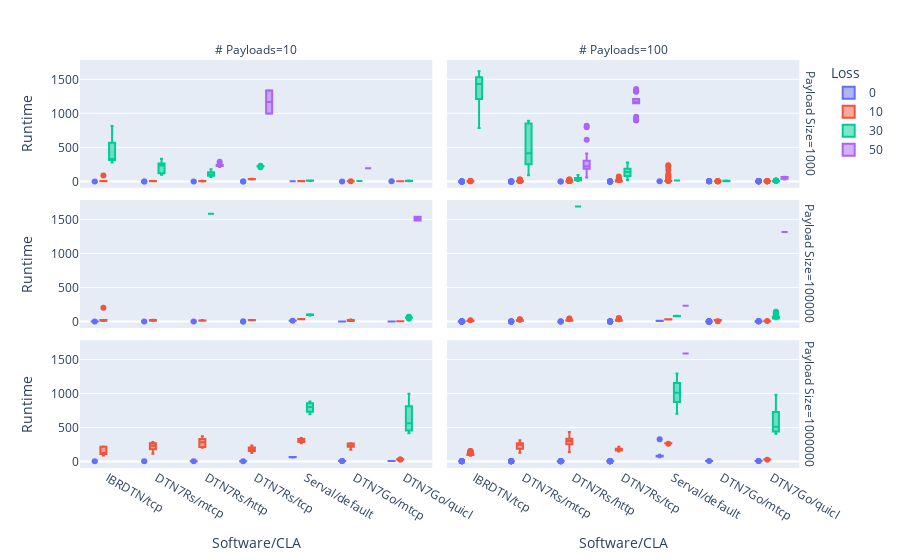

Here is the notebook cell this chart was saved with:
### Code cell
fig = px.box(
    runtime_df[runtime_df["# Nodes"] == 32],
    x="Software/CLA", 
    y="Runtime",
    color="Loss",
    facet_col="# Payloads",
    facet_row="Payload Size",
    category_orders={
        "Loss": [0, 10, 30, 50],
        "Payload Size": [1000, 100000, 1000000]
    },
)

fig.show()

### Figure 1 — Plotly figure (JSON) as saved in the notebook; plotly's stock layout.template omitted (floating-point values rounded to 4 significant figures; data arrays with more than 128 entries replaced by an {"elided": "..."} marker saying what was removed)
{"data": [{"alignmentgroup": "True", "hovertemplate": "Loss=0<br>Payload Size=1000<br># Payloads=10<br>Software/CLA=%{x}<br>Runtime=%{y}<extra></extra>", "legendgroup": "0", "marker": {"color": "#636efa"}, "name": "0", "notched": false, "offsetgroup": "0", "orientation": "v", "showlegend": true, "type": "box", "x": ["IBRDTN/tcp", "IBRDTN/tcp", "IBRDTN/tcp", "IBRDTN/tcp", "IBRDTN/tcp", "IBRDTN/tcp", "IBRDTN/tcp", "IBRDTN/tcp", "IBRDTN/tcp", "IBRDTN/tcp", "DTN7Rs/mtcp", "DTN7Rs/mtcp", "DTN7Rs/mtcp", "DTN7Rs/mtcp", "DTN7Rs/mtcp", "DTN7Rs/mtcp", "DTN7Rs/mtcp", "DTN7Rs/mtcp", "DTN7Rs/mtcp", "DTN7Rs/mtcp", "DTN7Rs/http", "DTN7Rs/http", "DTN7Rs/http", "DTN7Rs/http", "DTN7Rs/http", "DTN7Rs/http", "DTN7Rs/http", "DTN7Rs/http", "DTN7Rs/http", "DTN7Rs/http", "DTN7Rs/tcp", "DTN7Rs/tcp", "DTN7Rs/tcp", "DTN7Rs/tcp", "DTN7Rs/tcp", "DTN7Rs/tcp", "DTN7Rs/tcp", "DTN7Rs/tcp", "DTN7Rs/tcp", "DTN7Rs/tcp", "Serval/default", "Serval/default", "Serval/default", "Serval/default", "Serval/default", "Serval/default", "Serval/default", "Serval/default", "Serval/default", "Serval/default", "DTN7Go/mtcp", "DTN7Go/mtcp", "DTN7Go/mtcp", "DTN7Go/mtcp", "DTN7Go/mtcp", "DTN7Go/mtcp", "DTN7Go/mtcp", "DTN7Go/mtcp", "DTN7Go/mtcp", "DTN7Go/mtcp", "DTN7Go/quicl", "DTN7Go/quicl", "DTN7Go/quicl", "DTN7Go/quicl", "DTN7Go/quicl", "DTN7Go/quicl", "DTN7Go/quicl", "DTN7Go/quicl", "DTN7Go/quicl", "DTN7Go/quicl"], "x0": " ", "xaxis": "x5", "y": [0.5956, 0.1431, 0.1347, 0.1387, 0.1518, 0.1489, 0.1572, 0.1665, 0.1503, 0.1487, 0.156, 0.044, 0.044, 0.044, 0.043, 0.045, 0.044, 0.043, 0.044, 0.04, 0.163, 0.05, 0.05, 0.049, 0.048, 0.049, 0.048, 0.048, 0.048, 0.049, 0.266, 0.067, 0.046, 0.043, 0.045, 0.043, 0.043, 0.044, 0.045, 0.044, 3.393, 3.373, 3.396, 3.38, 3.397, 3.467, 3.372, 3.474, 3.446, 3.348, 1.119, 1.024, 1.137, 1.173, 1.139, 1.143, 1.113, 1.173, 1.135, 1.136, 1.232, 1.133, 1.12, 1.141, 1.162, 1.399, 1.327, 1.185, 1.163, 1.202], "y0": " ", "yaxis": "y5"}, {"alignmentgroup": "True", "hovertemplate": "Loss=0<br>Payload Size=1000<br># Payloads=100<br>Software/CLA=%{x}<br>Runtime=%{y}<extra></extra>", "legendgroup": "0", "marker": {"color": "#636efa"}, "name": "0", "notched": false, "offsetgroup": "0", "orientation": "v", "showlegend": false, "type": "box", "x": {"elided": "645 str values"}, "x0": " ", "xaxis": "x6", "y": {"elided": "645 float values"}, "y0": " ", "yaxis": "y6"}, {"alignmentgroup": "True", "hovertemplate": "Loss=0<br>Payload Size=100000<br># Payloads=10<br>Software/CLA=%{x}<br>Runtime=%{y}<extra></extra>", "legendgroup": "0", "marker": {"color": "#636efa"}, "name": "0", "notched": false, "offsetgroup": "0", "orientation": "v", "showlegend": false, "type": "box", "x": ["IBRDTN/tcp", "IBRDTN/tcp", "IBRDTN/tcp", "IBRDTN/tcp", "IBRDTN/tcp", "IBRDTN/tcp", "IBRDTN/tcp", "IBRDTN/tcp", "IBRDTN/tcp", "IBRDTN/tcp", "DTN7Rs/http", "DTN7Rs/http", "DTN7Rs/http", "DTN7Rs/http", "DTN7Rs/http", "DTN7Rs/http", "DTN7Rs/http", "DTN7Rs/http", "DTN7Rs/http", "DTN7Rs/http", "DTN7Rs/tcp", "DTN7Rs/tcp", "DTN7Rs/tcp", "DTN7Rs/tcp", "DTN7Rs/tcp", "DTN7Rs/tcp", "DTN7Rs/tcp", "DTN7Rs/tcp", "DTN7Rs/tcp", "DTN7Rs/tcp", "DTN7Rs/mtcp", "DTN7Rs/mtcp", "DTN7Rs/mtcp", "DTN7Rs/mtcp", "DTN7Rs/mtcp", "DTN7Rs/mtcp", "DTN7Rs/mtcp", "DTN7Rs/mtcp", "DTN7Rs/mtcp", "DTN7Rs/mtcp", "Serval/default", "Serval/default", "Serval/default", "Serval/default", "Serval/default", "Serval/default", "Serval/default", "Serval/default", "Serval/default", "Serval/default", "DTN7Go/mtcp", "DTN7Go/mtcp", "DTN7Go/mtcp", "DTN7Go/mtcp", "DTN7Go/mtcp", "DTN7Go/mtcp", "DTN7Go/mtcp", "DTN7Go/mtcp", "DTN7Go/mtcp", "DTN7Go/mtcp", "DTN7Go/quicl", "DTN7Go/quicl", "DTN7Go/quicl", "DTN7Go/quicl", "DTN7Go/quicl", "DTN7Go/quicl", "DTN7Go/quicl", "DTN7Go/quicl", "DTN7Go/quicl", "DTN7Go/quicl"], "x0": " ", "xaxis": "x3", "y": [1.097, 0.7273, 0.7975, 0.6298, 0.6899, 0.6405, 0.6496, 0.6704, 0.7044, 0.6889, 0.666, 0.552, 0.549, 0.549, 0.553, 0.549, 0.551, 0.547, 0.548, 0.549, 0.767, 0.542, 0.555, 0.551, 0.551, 0.552, 0.55, 0.55, 0.552, 0.549, 0.66, 0.55, 0.547, 0.544, 0.546, 0.546, 0.546, 0.546, 0.546, 0.549, 12.08, 11.32, 10.63, 9.874, 9.58, 9.759, 9.593, 9.697, 10.06, 9.83, 1.86, 1.723, 1.774, 1.854, 1.818, 1.926, 1.845, 1.793, 1.835, 1.852, 1.844, 2.025, 2.206, 1.947, 1.98, 2.038, 2.222, 2.177, 2.023, 1.968], "y0": " ", "yaxis": "y3"}, {"alignmentgroup": "True", "hovertemplate": "Loss=0<br>Payload Size=100000<br># Payloads=100<br>Software/CLA=%{x}<br>Runtime=%{y}<extra></extra>", "legendgroup": "0", "marker": {"color": "#636efa"}, "name": "0", "notched": false, "offsetgroup": "0", "orientation": "v", "showlegend": false, "type": "box", "x": {"elided": "650 str values"}, "x0": " ", "xaxis": "x4", "y": {"elided": "650 float values"}, "y0": " ", "yaxis": "y4"}, {"alignmentgroup": "True", "hovertemplate": "Loss=0<br>Payload Size=1000000<br># Payloads=10<br>Software/CLA=%{x}<br>Runtime=%{y}<extra></extra>", "legendgroup": "0", "marker": {"color": "#636efa"}, "name": "0", "notched": false, "offsetgroup": "0", "orientation": "v", "showlegend": false, "type": "box", "x": ["IBRDTN/tcp", "IBRDTN/tcp", "IBRDTN/tcp", "IBRDTN/tcp", "IBRDTN/tcp", "IBRDTN/tcp", "IBRDTN/tcp", "IBRDTN/tcp", "IBRDTN/tcp", "IBRDTN/tcp", "DTN7Rs/tcp", "DTN7Rs/tcp", "DTN7Rs/tcp", "DTN7Rs/tcp", "DTN7Rs/tcp", "DTN7Rs/tcp", "DTN7Rs/tcp", "DTN7Rs/tcp", "DTN7Rs/tcp", "DTN7Rs/tcp", "DTN7Rs/http", "DTN7Rs/http", "DTN7Rs/http", "DTN7Rs/http", "DTN7Rs/http", "DTN7Rs/http", "DTN7Rs/http", "DTN7Rs/http", "DTN7Rs/http", "DTN7Rs/http", "DTN7Rs/mtcp", "DTN7Rs/mtcp", "DTN7Rs/mtcp", "DTN7Rs/mtcp", "DTN7Rs/mtcp", "DTN7Rs/mtcp", "DTN7Rs/mtcp", "DTN7Rs/mtcp", "DTN7Rs/mtcp", "DTN7Rs/mtcp", "Serval/default", "Serval/default", "Serval/default", "Serval/default", "Serval/default", "Serval/default", "Serval/default", "Serval/default", "Serval/default", "Serval/default", "DTN7Go/quicl", "DTN7Go/quicl", "DTN7Go/quicl", "DTN7Go/quicl", "DTN7Go/quicl", "DTN7Go/quicl", "DTN7Go/quicl", "DTN7Go/quicl", "DTN7Go/quicl", "DTN7Go/quicl", "DTN7Go/mtcp", "DTN7Go/mtcp", "DTN7Go/mtcp", "DTN7Go/mtcp", "DTN7Go/mtcp", "DTN7Go/mtcp", "DTN7Go/mtcp", "DTN7Go/mtcp", "DTN7Go/mtcp", "DTN7Go/mtcp"], "x0": " ", "xaxis": "x", "y": [5.657, 5.187, 5.296, 5.318, 5.292, 5.263, 5.277, 5.245, 5.34, 5.387, 5.212, 4.965, 4.951, 4.931, 4.937, 4.936, 4.937, 4.928, 4.928, 4.931, 5.114, 4.947, 4.93, 4.967, 4.931, 4.95, 4.93, 4.959, 4.935, 4.932, 5.132, 4.986, 4.987, 4.977, 4.957, 4.985, 4.961, 4.957, 4.952, 4.952, 61.79, 62.7, 63.54, 64.39, 65.22, 66.13, 66.95, 67.84, 68.69, 69.5, 9.271, 9.136, 9.25, 9.804, 9.529, 9.502, 9.297, 9.263, 9.555, 9.402, 8.004, 8.654, 8.619, 8.508, 8.793, 8.533, 8.679, 8.682, 8.916, 8.685], "y0": " ", "yaxis": "y"}, {"alignmentgroup": "True", "hovertemplate": "Loss=0<br>Payload Size=1000000<br># Payloads=100<br>Software/CLA=%{x}<br>Runtime=%{y}<extra></extra>", "legendgroup": "0", "marker": {"color": "#636efa"}, "name": "0", "notched": false, "offsetgroup": "0", "orientation": "v", "showlegend": false, "type": "box", "x": {"elided": "635 str values"}, "x0": " ", "xaxis": "x2", "y": {"elided": "635 float values"}, "y0": " ", "yaxis": "y2"}, {"alignmentgroup": "True", "hovertemplate": "Loss=10<br>Payload Size=1000<br># Payloads=10<br>Software/CLA=%{x}<br>Runtime=%{y}<extra></extra>", "legendgroup": "10", "marker": {"color": "#EF553B"}, "name": "10", "notched": false, "offsetgroup": "10", "orientation": "v", "showlegend": true, "type": "box", "x": ["IBRDTN/tcp", "IBRDTN/tcp", "IBRDTN/tcp", "IBRDTN/tcp", "IBRDTN/tcp", "IBRDTN/tcp", "IBRDTN/tcp", "IBRDTN/tcp", "IBRDTN/tcp", "IBRDTN/tcp", "DTN7Rs/http", "DTN7Rs/http", "DTN7Rs/http", "DTN7Rs/http", "DTN7Rs/http", "DTN7Rs/http", "DTN7Rs/http", "DTN7Rs/http", "DTN7Rs/http", "DTN7Rs/http", "DTN7Rs/tcp", "DTN7Rs/tcp", "DTN7Rs/tcp", "DTN7Rs/tcp", "DTN7Rs/tcp", "DTN7Rs/tcp", "DTN7Rs/tcp", "DTN7Rs/tcp", "DTN7Rs/tcp", "DTN7Rs/tcp", "DTN7Rs/mtcp", "DTN7Rs/mtcp", "DTN7Rs/mtcp", "DTN7Rs/mtcp", "DTN7Rs/mtcp", "DTN7Rs/mtcp", "DTN7Rs/mtcp", "DTN7Rs/mtcp", "DTN7Rs/mtcp", "DTN7Rs/mtcp", "Serval/default", "Serval/default", "Serval/default", "Serval/default", "Serval/default", "Serval/default", "Serval/default", "Serval/default", "Serval/default", "Serval/default", "DTN7Go/quicl", "DTN7Go/quicl", "DTN7Go/quicl", "DTN7Go/quicl", "DTN7Go/quicl", "DTN7Go/quicl", "DTN7Go/quicl", "DTN7Go/quicl", "DTN7Go/quicl", "DTN7Go/quicl", "DTN7Go/mtcp", "DTN7Go/mtcp", "DTN7Go/mtcp", "DTN7Go/mtcp", "DTN7Go/mtcp", "DTN7Go/mtcp", "DTN7Go/mtcp", "DTN7Go/mtcp", "DTN7Go/mtcp", "DTN7Go/mtcp"], "x0": " ", "xaxis": "x5", "y": [7.141, 6.14, 5.346, 4.348, 3.593, 4.837, 3.84, 2.842, 2.06, 86.7, 8.682, 7.678, 8.208, 5.67, 5.615, 3.859, 3.697, 1.837, 0.842, 1.077, 38.04, 34.14, 36.03, 35.02, 32.51, 31.5, 31.78, 31.01, 30.01, 29.0, 8.194, 7.193, 5.993, 4.83, 2.809, 4.317, 3.315, 2.31, 4.613, 3.612, 6.185, 5.489, 4.55, 4.991, 5.267, 4.651, 5.156, 4.467, 4.576, 4.897, 1.616, 2.585, 1.753, 1.247, 2.359, 2.438, 2.188, 1.27, 2.555, 1.485, 2.675, 1.74, 1.227, 1.244, 1.952, 1.393, 1.409, 1.58, 1.264, 1.546], "y0": " ", "yaxis": "y5"}, {"alignmentgroup": "True", "hovertemplate": "Loss=10<br>Payload Size=1000<br># Payloads=100<br>Software/CLA=%{x}<br>Runtime=%{y}<extra></extra>", "legendgroup": "10", "marker": {"color": "#EF553B"}, "name": "10", "notched": false, "offsetgroup": "10", "orientation": "v", "showlegend": false, "type": "box", "x": {"elided": "656 str values"}, "x0": " ", "xaxis": "x6", "y": {"elided": "656 float values"}, "y0": " ", "yaxis": "y6"}, {"alignmentgroup": "True", "hovertemplate": "Loss=10<br>Payload Size=100000<br># Payloads=10<br>Software/CLA=%{x}<br>Runtime=%{y}<extra></extra>", "legendgroup": "10", "marker": {"color": "#EF553B"}, "name": "10", "notched": false, "offsetgroup": "10", "orientation": "v", "showlegend": false, "type": "box", "x": ["IBRDTN/tcp", "IBRDTN/tcp", "IBRDTN/tcp", "IBRDTN/tcp", "IBRDTN/tcp", "IBRDTN/tcp", "IBRDTN/tcp", "IBRDTN/tcp", "IBRDTN/tcp", "IBRDTN/tcp", "DTN7Rs/tcp", "DTN7Rs/tcp", "DTN7Rs/tcp", "DTN7Rs/tcp", "DTN7Rs/tcp", "DTN7Rs/tcp", "DTN7Rs/tcp", "DTN7Rs/tcp", "DTN7Rs/tcp", "DTN7Rs/tcp", "DTN7Rs/mtcp", "DTN7Rs/mtcp", "DTN7Rs/mtcp", "DTN7Rs/mtcp", "DTN7Rs/mtcp", "DTN7Rs/mtcp", "DTN7Rs/mtcp", "DTN7Rs/mtcp", "DTN7Rs/mtcp", "DTN7Rs/http", "DTN7Rs/http", "DTN7Rs/http", "DTN7Rs/http", "DTN7Rs/http", "DTN7Rs/http", "DTN7Rs/http", "DTN7Rs/http", "DTN7Rs/http", "DTN7Rs/http", "Serval/default", "Serval/default", "Serval/default", "Serval/default", "Serval/default", "Serval/default", "Serval/default", "Serval/default", "Serval/default", "Serval/default", "DTN7Go/mtcp", "DTN7Go/mtcp", "DTN7Go/mtcp", "DTN7Go/mtcp", "DTN7Go/mtcp", "DTN7Go/quicl", "DTN7Go/quicl", "DTN7Go/quicl", "DTN7Go/quicl", "DTN7Go/quicl", "DTN7Go/quicl", "DTN7Go/quicl", "DTN7Go/quicl", "DTN7Go/quicl", "DTN7Go/quicl"], "x0": " ", "xaxis": "x3", "y": [9.613, 9.006, 13.09, 12.83, 13.62, 14.18, 21.27, 21.13, 20.67, 203.7, 22.36, 21.94, 21.31, 21.41, 20.81, 19.91, 19.36, 20.02, 20.05, 19.22, 14.35, 11.61, 9.623, 12.34, 21.45, 22.71, 23.65, 24.46, 26.36, 15.88, 16.83, 12.49, 18.26, 10.52, 11.77, 14.11, 21.31, 13.05, 10.37, 32.2, 32.94, 33.15, 34.94, 37.7, 35.18, 36.67, 36.24, 35.83, 36.45, 5.994, 6.609, 19.58, 31.22, 21.37, 4.843, 4.077, 4.355, 4.573, 4.321, 4.103, 4.567, 4.69, 4.977, 4.387], "y0": " ", "yaxis": "y3"}, {"alignmentgroup": "True", "hovertemplate": "Loss=10<br>Payload Size=100000<br># Payloads=100<br>Software/CLA=%{x}<br>Runtime=%{y}<extra></extra>", "legendgroup": "10", "marker": {"color": "#EF553B"}, "name": "10", "notched": false, "offsetgroup": "10", "orientation": "v", "showlegend": false, "type": "box", "x": {"elided": "620 str values"}, "x0": " ", "xaxis": "x4", "y": {"elided": "620 float values"}, "y0": " ", "yaxis": "y4"}, {"alignmentgroup": "True", "hovertemplate": "Loss=10<br>Payload Size=1000000<br># Payloads=10<br>Software/CLA=%{x}<br>Runtime=%{y}<extra></extra>", "legendgroup": "10", "marker": {"color": "#EF553B"}, "name": "10", "notched": false, "offsetgroup": "10", "orientation": "v", "showlegend": false, "type": "box", "x": ["IBRDTN/tcp", "IBRDTN/tcp", "IBRDTN/tcp", "IBRDTN/tcp", "IBRDTN/tcp", "IBRDTN/tcp", "IBRDTN/tcp", "IBRDTN/tcp", "IBRDTN/tcp", "IBRDTN/tcp", "DTN7Rs/http", "DTN7Rs/http", "DTN7Rs/http", "DTN7Rs/http", "DTN7Rs/http", "DTN7Rs/http", "DTN7Rs/http", "DTN7Rs/http", "DTN7Rs/http", "DTN7Rs/http", "DTN7Rs/tcp", "DTN7Rs/tcp", "DTN7Rs/tcp", "DTN7Rs/tcp", "DTN7Rs/tcp", "DTN7Rs/tcp", "DTN7Rs/tcp", "DTN7Rs/tcp", "DTN7Rs/tcp", "DTN7Rs/tcp", "DTN7Rs/mtcp", "DTN7Rs/mtcp", "DTN7Rs/mtcp", "DTN7Rs/mtcp", "DTN7Rs/mtcp", "DTN7Rs/mtcp", "DTN7Rs/mtcp", "DTN7Rs/mtcp", "Serval/default", "Serval/default", "Serval/default", "Serval/default", "Serval/default", "Serval/default", "Serval/default", "Serval/default", "Serval/default", "DTN7Go/quicl", "DTN7Go/quicl", "DTN7Go/quicl", "DTN7Go/quicl", "DTN7Go/quicl", "DTN7Go/quicl", "DTN7Go/quicl", "DTN7Go/quicl", "DTN7Go/quicl", "DTN7Go/quicl", "DTN7Go/mtcp", "DTN7Go/mtcp", "DTN7Go/mtcp", "DTN7Go/mtcp", "DTN7Go/mtcp", "DTN7Go/mtcp"], "x0": " ", "xaxis": "x", "y": [88.41, 104.8, 111.2, 117.9, 121.9, 126.4, 132.9, 219.9, 221.7, 223.3, 213.8, 215.3, 374.2, 332.8, 282.4, 294.0, 285.5, 369.5, 275.1, 204.9, 132.4, 125.6, 175.1, 155.8, 176.1, 181.7, 187.1, 209.1, 210.9, 237.6, 114.5, 152.7, 210.2, 243.1, 224.0, 278.4, 261.1, 289.7, 268.4, 276.1, 293.5, 312.6, 302.2, 340.7, 327.4, 316.8, 345.5, 29.37, 29.81, 32.08, 32.44, 32.27, 32.17, 32.81, 33.08, 34.33, 34.38, 173.2, 216.6, 239.2, 267.7, 270.5, 227.5], "y0": " ", "yaxis": "y"}, {"alignmentgroup": "True", "hovertemplate": "Loss=10<br>Payload Size=1000000<br># Payloads=100<br>Software/CLA=%{x}<br>Runtime=%{y}<extra></extra>", "legendgroup": "10", "marker": {"color": "#EF553B"}, "name": "10", "notched": false, "offsetgroup": "10", "orientation": "v", "showlegend": false, "type": "box", "x": {"elided": "501 str values"}, "x0": " ", "xaxis": "x2", "y": {"elided": "501 float values"}, "y0": " ", "yaxis": "y2"}, {"alignmentgroup": "True", "hovertemplate": "Loss=30<br>Payload Size=1000<br># Payloads=10<br>Software/CLA=%{x}<br>Runtime=%{y}<extra></extra>", "legendgroup": "30", "marker": {"color": "#00cc96"}, "name": "30", "notched": false, "offsetgroup": "30", "orientation": "v", "showlegend": true, "type": "box", "x": ["IBRDTN/tcp", "IBRDTN/tcp", "IBRDTN/tcp", "IBRDTN/tcp", "IBRDTN/tcp", "IBRDTN/tcp", "IBRDTN/tcp", "IBRDTN/tcp", "IBRDTN/tcp", "IBRDTN/tcp", "DTN7Rs/http", "DTN7Rs/http", "DTN7Rs/http", "DTN7Rs/http", "DTN7Rs/http", "DTN7Rs/http", "DTN7Rs/http", "DTN7Rs/http", "DTN7Rs/http", "DTN7Rs/http", "DTN7Rs/tcp", "DTN7Rs/tcp", "DTN7Rs/tcp", "DTN7Rs/tcp", "DTN7Rs/tcp", "DTN7Rs/tcp", "DTN7Rs/tcp", "DTN7Rs/tcp", "DTN7Rs/tcp", "DTN7Rs/tcp", "DTN7Rs/mtcp", "DTN7Rs/mtcp", "DTN7Rs/mtcp", "DTN7Rs/mtcp", "DTN7Rs/mtcp", "DTN7Rs/mtcp", "DTN7Rs/mtcp", "DTN7Rs/mtcp", "DTN7Rs/mtcp", "DTN7Rs/mtcp", "Serval/default", "Serval/default", "Serval/default", "Serval/default", "Serval/default", "Serval/default", "Serval/default", "Serval/default", "Serval/default", "Serval/default", "DTN7Go/quicl", "DTN7Go/quicl", "DTN7Go/quicl", "DTN7Go/quicl", "DTN7Go/quicl", "DTN7Go/quicl", "DTN7Go/quicl", "DTN7Go/quicl", "DTN7Go/quicl", "DTN7Go/quicl", "DTN7Go/mtcp"], "x0": " ", "xaxis": "x5", "y": [277.2, 304.0, 316.3, 315.3, 323.0, 322.7, 487.7, 815.9, 568.3, 730.8, 70.33, 64.44, 178.9, 136.9, 88.99, 88.75, 88.94, 85.32, 133.9, 101.1, 229.6, 222.7, 209.3, 220.7, 221.8, 223.9, 224.3, 223.3, 225.6, 224.6, 99.45, 98.66, 231.9, 120.3, 264.5, 333.3, 332.3, 227.4, 260.4, 236.4, 15.69, 15.4, 14.39, 12.97, 11.25, 10.66, 10.02, 9.162, 8.399, 9.361, 11.69, 10.45, 9.609, 8.757, 12.79, 7.703, 6.522, 7.674, 3.82, 3.73, 7.952], "y0": " ", "yaxis": "y5"}, {"alignmentgroup": "True", "hovertemplate": "Loss=30<br>Payload Size=1000<br># Payloads=100<br>Software/CLA=%{x}<br>Runtime=%{y}<extra></extra>", "legendgroup": "30", "marker": {"color": "#00cc96"}, "name": "30", "notched": false, "offsetgroup": "30", "orientation": "v", "showlegend": false, "type": "box", "x": {"elided": "345 str values"}, "x0": " ", "xaxis": "x6", "y": {"elided": "345 float values"}, "y0": " ", "yaxis": "y6"}, {"alignmentgroup": "True", "hovertemplate": "Loss=30<br>Payload Size=100000<br># Payloads=10<br>Software/CLA=%{x}<br>Runtime=%{y}<extra></extra>", "legendgroup": "30", "marker": {"color": "#00cc96"}, "name": "30", "notched": false, "offsetgroup": "30", "orientation": "v", "showlegend": false, "type": "box", "x": ["DTN7Rs/http", "Serval/default", "Serval/default", "Serval/default", "Serval/default", "Serval/default", "Serval/default", "Serval/default", "Serval/default", "DTN7Go/quicl", "DTN7Go/quicl", "DTN7Go/quicl", "DTN7Go/quicl", "DTN7Go/quicl", "DTN7Go/quicl", "DTN7Go/quicl", "DTN7Go/quicl", "DTN7Go/quicl", "DTN7Go/quicl"], "x0": " ", "xaxis": "x3", "y": [1582.0, 93.89, 96.2, 88.38, 106.3, 102.5, 97.41, 98.73, 104.3, 42.21, 50.81, 57.43, 56.8, 56.01, 59.51, 60.69, 60.67, 68.23, 69.0], "y0": " ", "yaxis": "y3"}, {"alignmentgroup": "True", "hovertemplate": "Loss=30<br>Payload Size=100000<br># Payloads=100<br>Software/CLA=%{x}<br>Runtime=%{y}<extra></extra>", "legendgroup": "30", "marker": {"color": "#00cc96"}, "name": "30", "notched": false, "offsetgroup": "30", "orientation": "v", "showlegend": false, "type": "box", "x": ["DTN7Rs/http", "Serval/default", "Serval/default", "Serval/default", "Serval/default", "Serval/default", "Serval/default", "Serval/default", "Serval/default", "Serval/default", "Serval/default", "Serval/default", "DTN7Go/quicl", "DTN7Go/quicl", "DTN7Go/quicl", "DTN7Go/quicl", "DTN7Go/quicl", "DTN7Go/quicl", "DTN7Go/quicl", "DTN7Go/quicl", "DTN7Go/quicl", "DTN7Go/quicl", "DTN7Go/quicl", "DTN7Go/quicl", "DTN7Go/quicl", "DTN7Go/quicl", "DTN7Go/quicl", "DTN7Go/quicl", "DTN7Go/quicl", "DTN7Go/quicl", "DTN7Go/quicl", "DTN7Go/quicl", "DTN7Go/quicl", "DTN7Go/quicl", "DTN7Go/quicl", "DTN7Go/quicl", "DTN7Go/quicl", "DTN7Go/quicl", "DTN7Go/quicl", "DTN7Go/quicl", "DTN7Go/quicl", "DTN7Go/quicl", "DTN7Go/quicl", "DTN7Go/quicl", "DTN7Go/quicl", "DTN7Go/quicl", "DTN7Go/quicl", "DTN7Go/quicl", "DTN7Go/quicl", "DTN7Go/quicl", "DTN7Go/quicl", "DTN7Go/quicl", "DTN7Go/quicl", "DTN7Go/quicl", "DTN7Go/quicl", "DTN7Go/quicl", "DTN7Go/quicl", "DTN7Go/quicl", "DTN7Go/quicl", "DTN7Go/quicl", "DTN7Go/quicl", "DTN7Go/quicl", "DTN7Go/quicl", "DTN7Go/quicl", "DTN7Go/quicl", "DTN7Go/quicl", "DTN7Go/quicl", "DTN7Go/quicl", "DTN7Go/quicl", "DTN7Go/quicl", "DTN7Go/quicl", "DTN7Go/quicl", "DTN7Go/quicl", "DTN7Go/quicl", "DTN7Go/quicl", "DTN7Go/quicl", "DTN7Go/quicl", "DTN7Go/quicl", "DTN7Go/quicl", "DTN7Go/quicl", "DTN7Go/quicl", "DTN7Go/quicl", "DTN7Go/quicl", "DTN7Go/quicl", "DTN7Go/quicl", "DTN7Go/quicl", "DTN7Go/quicl", "DTN7Go/quicl", "DTN7Go/quicl", "DTN7Go/quicl", "DTN7Go/quicl", "DTN7Go/quicl", "DTN7Go/quicl", "DTN7Go/quicl", "DTN7Go/quicl", "DTN7Go/quicl", "DTN7Go/quicl", "DTN7Go/quicl", "DTN7Go/quicl", "DTN7Go/quicl", "DTN7Go/quicl", "DTN7Go/quicl", "DTN7Go/quicl", "DTN7Go/quicl", "DTN7Go/quicl", "DTN7Go/quicl", "DTN7Go/quicl", "DTN7Go/quicl", "DTN7Go/quicl", "DTN7Go/quicl", "DTN7Go/quicl", "DTN7Go/quicl"], "x0": " ", "xaxis": "x4", "y": [1690.0, 81.76, 82.0, 80.88, 79.89, 79.65, 84.59, 80.83, 78.36, 76.94, 79.18, 81.36, 62.77, 55.28, 53.91, 48.4, 46.66, 38.39, 42.13, 42.23, 37.07, 42.8, 41.44, 40.73, 42.52, 63.58, 91.57, 84.81, 78.27, 70.43, 62.75, 61.01, 62.53, 54.09, 45.56, 53.41, 45.5, 36.77, 40.88, 41.91, 37.9, 40.98, 45.15, 39.31, 47.42, 38.62, 37.57, 43.84, 64.54, 57.27, 50.8, 65.68, 55.05, 52.23, 43.33, 81.05, 81.39, 72.66, 63.41, 54.48, 47.41, 50.95, 44.13, 39.83, 34.34, 52.99, 46.49, 67.48, 108.0, 99.09, 90.73, 81.59, 74.31, 65.53, 56.33, 51.78, 79.75, 72.15, 66.0, 57.22, 49.12, 41.04, 48.31, 59.54, 42.98, 43.45, 45.49, 52.96, 46.13, 39.47, 55.55, 47.84, 40.44, 49.41, 42.86, 46.72, 59.55, 57.95, 51.15, 44.25, 40.72, 72.08, 143.7, 137.4, 129.3, 121.6, 113.8, 105.3, 96.32, 89.01, 82.1, 73.58], "y0": " ", "yaxis": "y4"}, {"alignmentgroup": "True", "hovertemplate": "Loss=30<br>Payload Size=1000000<br># Payloads=10<br>Software/CLA=%{x}<br>Runtime=%{y}<extra></extra>", "legendgroup": "30", "marker": {"color": "#00cc96"}, "name": "30", "notched": false, "offsetgroup": "30", "orientation": "v", "showlegend": false, "type": "box", "x": ["Serval/default", "Serval/default", "Serval/default", "Serval/default", "DTN7Go/quicl", "DTN7Go/quicl", "DTN7Go/quicl", "DTN7Go/quicl"], "x0": " ", "xaxis": "x", "y": [695.6, 772.4, 882.3, 831.9, 416.4, 497.6, 630.1, 998.0], "y0": " ", "yaxis": "y"}, {"alignmentgroup": "True", "hovertemplate": "Loss=30<br>Payload Size=1000000<br># Payloads=100<br>Software/CLA=%{x}<br>Runtime=%{y}<extra></extra>", "legendgroup": "30", "marker": {"color": "#00cc96"}, "name": "30", "notched": false, "offsetgroup": "30", "orientation": "v", "showlegend": false, "type": "box", "x": ["Serval/default", "Serval/default", "Serval/default", "Serval/default", "Serval/default", "Serval/default", "Serval/default", "Serval/default", "Serval/default", "Serval/default", "Serval/default", "Serval/default", "Serval/default", "Serval/default", "Serval/default", "Serval/default", "Serval/default", "Serval/default", "Serval/default", "Serval/default", "Serval/default", "Serval/default", "Serval/default", "DTN7Go/quicl", "DTN7Go/quicl", "DTN7Go/quicl", "DTN7Go/quicl", "DTN7Go/quicl"], "x0": " ", "xaxis": "x2", "y": [704.3, 744.6, 789.2, 821.3, 836.4, 871.2, 886.6, 926.6, 940.2, 955.5, 982.3, 1010.0, 1047.0, 1060.0, 1098.0, 1121.0, 1144.0, 1160.0, 1177.0, 1189.0, 1238.0, 1260.0, 1294.0, 409.2, 452.4, 510.4, 645.5, 983.5], "y0": " ", "yaxis": "y2"}, {"alignmentgroup": "True", "hovertemplate": "Loss=50<br>Payload Size=1000<br># Payloads=10<br>Software/CLA=%{x}<br>Runtime=%{y}<extra></extra>", "legendgroup": "50", "marker": {"color": "#ab63fa"}, "name": "50", "notched": false, "offsetgroup": "50", "orientation": "v", "showlegend": true, "type": "box", "x": ["DTN7Rs/http", "DTN7Rs/http", "DTN7Rs/http", "DTN7Rs/http", "DTN7Rs/http", "DTN7Rs/http", "DTN7Rs/http", "DTN7Rs/http", "DTN7Rs/http", "DTN7Rs/http", "DTN7Rs/tcp", "DTN7Rs/tcp", "DTN7Rs/tcp", "DTN7Rs/tcp", "DTN7Rs/tcp", "DTN7Rs/tcp", "DTN7Go/mtcp"], "x0": " ", "xaxis": "x5", "y": [235.5, 240.1, 287.9, 227.0, 228.7, 247.8, 246.8, 213.5, 224.1, 243.6, 1001.0, 1338.0, 997.1, 1338.0, 1337.0, 993.5, 194.0], "y0": " ", "yaxis": "y5"}, {"alignmentgroup": "True", "hovertemplate": "Loss=50<br>Payload Size=1000<br># Payloads=100<br>Software/CLA=%{x}<br>Runtime=%{y}<extra></extra>", "legendgroup": "50", "marker": {"color": "#ab63fa"}, "name": "50", "notched": false, "offsetgroup": "50", "orientation": "v", "showlegend": false, "type": "box", "x": ["DTN7Rs/http", "DTN7Rs/http", "DTN7Rs/http", "DTN7Rs/http", "DTN7Rs/http", "DTN7Rs/http", "DTN7Rs/http", "DTN7Rs/http", "DTN7Rs/http", "DTN7Rs/http", "DTN7Rs/http", "DTN7Rs/http", "DTN7Rs/http", "DTN7Rs/http", "DTN7Rs/http", "DTN7Rs/http", "DTN7Rs/http", "DTN7Rs/http", "DTN7Rs/http", "DTN7Rs/http", "DTN7Rs/http", "DTN7Rs/http", "DTN7Rs/http", "DTN7Rs/http", "DTN7Rs/http", "DTN7Rs/http", "DTN7Rs/http", "DTN7Rs/http", "DTN7Rs/http", "DTN7Rs/http", "DTN7Rs/http", "DTN7Rs/http", "DTN7Rs/http", "DTN7Rs/http", "DTN7Rs/http", "DTN7Rs/http", "DTN7Rs/http", "DTN7Rs/http", "DTN7Rs/http", "DTN7Rs/http", "DTN7Rs/http", "DTN7Rs/http", "DTN7Rs/http", "DTN7Rs/http", "DTN7Rs/http", "DTN7Rs/http", "DTN7Rs/http", "DTN7Rs/http", "DTN7Rs/http", "DTN7Rs/http", "DTN7Rs/http", "DTN7Rs/http", "DTN7Rs/http", "DTN7Rs/http", "DTN7Rs/http", "DTN7Rs/http", "DTN7Rs/http", "DTN7Rs/http", "DTN7Rs/http", "DTN7Rs/http", "DTN7Rs/http", "DTN7Rs/http", "DTN7Rs/http", "DTN7Rs/http", "DTN7Rs/http", "DTN7Rs/http", "DTN7Rs/http", "DTN7Rs/http", "DTN7Rs/http", "DTN7Rs/http", "DTN7Rs/http", "DTN7Rs/http", "DTN7Rs/http", "DTN7Rs/http", "DTN7Rs/http", "DTN7Rs/http", "DTN7Rs/http", "DTN7Rs/http", "DTN7Rs/http", "DTN7Rs/http", "DTN7Rs/http", "DTN7Rs/http", "DTN7Rs/http", "DTN7Rs/http", "DTN7Rs/http", "DTN7Rs/http", "DTN7Rs/http", "DTN7Rs/http", "DTN7Rs/http", "DTN7Rs/http", "DTN7Rs/http", "DTN7Rs/http", "DTN7Rs/http", "DTN7Rs/http", "DTN7Rs/http", "DTN7Rs/http", "DTN7Rs/http", "DTN7Rs/http", "DTN7Rs/http", "DTN7Rs/http", "DTN7Rs/tcp", "DTN7Rs/tcp", "DTN7Rs/tcp", "DTN7Rs/tcp", "DTN7Rs/tcp", "DTN7Rs/tcp", "DTN7Rs/tcp", "DTN7Rs/tcp", "DTN7Rs/tcp", "DTN7Rs/tcp", "DTN7Rs/tcp", "DTN7Rs/tcp", "DTN7Rs/tcp", "DTN7Rs/tcp", "DTN7Rs/tcp", "DTN7Rs/tcp", "DTN7Rs/tcp", "DTN7Rs/tcp", "DTN7Go/quicl", "DTN7Go/quicl", "DTN7Go/quicl", "DTN7Go/quicl", "DTN7Go/quicl", "DTN7Go/quicl"], "x0": " ", "xaxis": "x6", "y": [409.4, 319.4, 305.8, 379.8, 289.4, 369.4, 269.4, 279.8, 331.3, 240.1, 335.9, 216.2, 210.1, 319.3, 186.1, 177.9, 187.0, 359.7, 146.1, 137.4, 146.7, 116.0, 320.4, 101.6, 267.4, 158.9, 86.45, 157.5, 233.4, 220.0, 207.5, 178.1, 194.2, 136.2, 399.0, 239.0, 299.3, 349.2, 300.1, 159.3, 276.1, 252.1, 223.3, 210.9, 181.9, 169.9, 196.8, 157.7, 240.0, 186.4, 152.4, 211.3, 200.6, 358.8, 344.8, 188.7, 189.1, 59.72, 201.0, 372.3, 393.7, 318.6, 375.2, 279.7, 269.8, 261.3, 354.9, 239.6, 358.5, 221.2, 211.3, 294.5, 278.5, 179.2, 258.9, 158.1, 283.3, 202.0, 228.8, 214.4, 243.2, 212.5, 97.5, 180.0, 205.1, 399.3, 335.7, 175.7, 219.6, 168.3, 188.2, 189.5, 276.3, 207.3, 251.5, 611.2, 818.4, 118.1, 796.2, 206.1, 1359.0, 950.8, 1324.0, 1318.0, 912.8, 903.0, 896.9, 1189.0, 1179.0, 1172.0, 1162.0, 1154.0, 1154.0, 1149.0, 1211.0, 1201.0, 1196.0, 1328.0, 70.31, 64.34, 59.38, 29.57, 38.3, 45.68], "y0": " ", "yaxis": "y6"}, {"alignmentgroup": "True", "hovertemplate": "Loss=50<br>Payload Size=100000<br># Payloads=10<br>Software/CLA=%{x}<br>Runtime=%{y}<extra></extra>", "legendgroup": "50", "marker": {"color": "#ab63fa"}, "name": "50", "notched": false, "offsetgroup": "50", "orientation": "v", "showlegend": false, "type": "box", "x": ["DTN7Go/quicl", "DTN7Go/quicl"], "x0": " ", "xaxis": "x3", "y": [1482.0, 1537.0], "y0": " ", "yaxis": "y3"}, {"alignmentgroup": "True", "hovertemplate": "Loss=50<br>Payload Size=100000<br># Payloads=100<br>Software/CLA=%{x}<br>Runtime=%{y}<extra></extra>", "legendgroup": "50", "marker": {"color": "#ab63fa"}, "name": "50", "notched": false, "offsetgroup": "50", "orientation": "v", "showlegend": false, "type": "box", "x": ["Serval/default", "DTN7Go/quicl"], "x0": " ", "xaxis": "x4", "y": [230.8, 1314.0], "y0": " ", "yaxis": "y4"}, {"alignmentgroup": "True", "hovertemplate": "Loss=50<br>Payload Size=1000000<br># Payloads=100<br>Software/CLA=%{x}<br>Runtime=%{y}<extra></extra>", "legendgroup": "50", "marker": {"color": "#ab63fa"}, "name": "50", "notched": false, "offsetgroup": "50", "orientation": "v", "showlegend": false, "type": "box", "x": ["Serval/default"], "x0": " ", "xaxis": "x2", "y": [1590.0], "y0": " ", "yaxis": "y2"}], "layout": {"annotations": [{"font": {}, "showarrow": false, "text": "# Payloads=10", "x": 0.24, "xanchor": "center", "xref": "paper", "y": 1.0, "yanchor": "bottom", "yref": "paper"}, {"font": {}, "showarrow": false, "text": "# Payloads=100", "x": 0.74, "xanchor": "center", "xref": "paper", "y": 1.0, "yanchor": "bottom", "yref": "paper"}, {"font": {}, "showarrow": false, "text": "Payload Size=1000000", "textangle": 90, "x": 0.98, "xanchor": "left", "xref": "paper", "y": 0.1567, "yanchor": "middle", "yref": "paper"}, {"font": {}, "showarrow": false, "text": "Payload Size=100000", "textangle": 90, "x": 0.98, "xanchor": "left", "xref": "paper", "y": 0.5, "yanchor": "middle", "yref": "paper"}, {"font": {}, "showarrow": false, "text": "Payload Size=1000", "textangle": 90, "x": 0.98, "xanchor": "left", "xref": "paper", "y": 0.8433, "yanchor": "middle", "yref": "paper"}], "boxmode": "group", "legend": {"title": {"text": "Loss"}, "tracegroupgap": 0}, "margin": {"t": 60}, "xaxis": {"anchor": "y", "domain": [0, 0.48], "title": {"text": "Software/CLA"}}, "xaxis2": {"anchor": "y2", "domain": [0.5, 0.98], "matches": "x", "title": {"text": "Software/CLA"}}, "xaxis3": {"anchor": "y3", "domain": [0, 0.48], "matches": "x", "showticklabels": false}, "xaxis4": {"anchor": "y4", "domain": [0.5, 0.98], "matches": "x", "showticklabels": false}, "xaxis5": {"anchor": "y5", "domain": [0, 0.48], "matches": "x", "showticklabels": false}, "xaxis6": {"anchor": "y6", "domain": [0.5, 0.98], "matches": "x", "showticklabels": false}, "yaxis": {"anchor": "x", "domain": [0, 0.3133], "title": {"text": "Runtime"}}, "yaxis2": {"anchor": "x2", "domain": [0, 0.3133], "matches": "y", "showticklabels": false}, "yaxis3": {"anchor": "x3", "domain": [0.3433, 0.6567], "matches": "y", "title": {"text": "Runtime"}}, "yaxis4": {"anchor": "x4", "domain": [0.3433, 0.6567], "matches": "y", "showticklabels": false}, "yaxis5": {"anchor": "x5", "domain": [0.6867, 1.0], "matches": "y", "title": {"text": "Runtime"}}, "yaxis6": {"anchor": "x6", "domain": [0.6867, 1.0], "matches": "y", "showticklabels": false}}}
